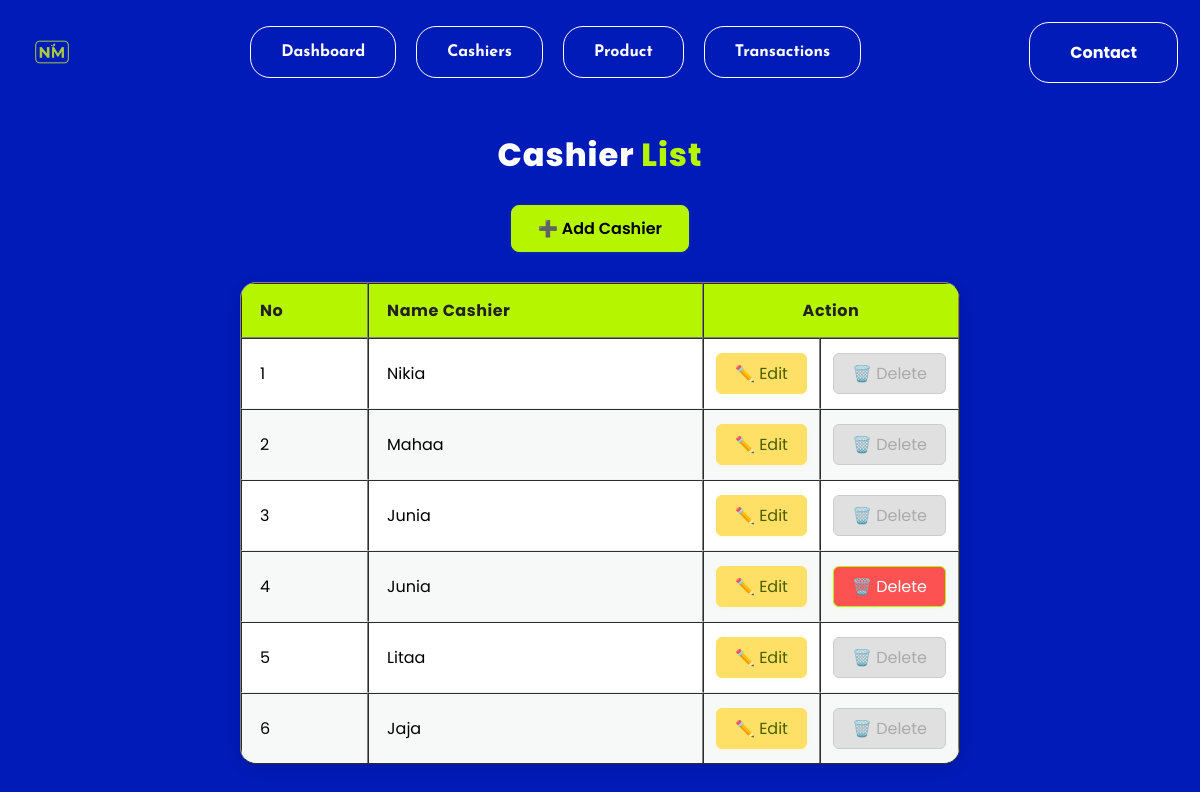
Screenshot of /page/cashiers/list.php with the database file from the repository.
### tables this page shows
CREATE TABLE `cashier` (
  `id` varchar(2) NOT NULL,
  `name` varchar(6) NOT NULL
);

### page/cashiers/list.php (the view, shortened to what this page needs)
<?php
include ROOTPATH . "/config/config.php";
include ROOTPATH . "/includes/header.php";
$result = mysqli_query($conn, "SELECT * FROM cashier");
?>
<link rel="stylesheet" href="/niki mart/asset/css/cashiers-list.css">
<center>
    <h2><span class="judul-cashier">Cashier</span> <span class="judul-list">List</span></h2>
    <a href="add.php">➕ Add Cashier</a><br>
    <table border="1" cellpadding="10" cellspacing="0">
        <thead>
            <tr>
                <th>No</th>
                <th>Name Cashier</th>
                <th colspan="2" class="action-col">Action</th>
            </tr>
        </thead>
        <tbody>
            <?php
            $no = 1;
            while ($row = mysqli_fetch_assoc($result)){ ?>
            <tr>
                <td><?= $no++?></td>
                <td><?= htmlspecialchars($row['name']) ?></td>
                <td class="action-col">
                    <a href="edit.php?id=<?= $row['id'] ?>">✏️ Edit</a>
                </td>
                <td class="action-col">
                    <?php
                    $id_cashier = $row['id'];
                    $cek = mysqli_query($conn, "SELECT id_cashier FROM transactions WHERE id_cashier = '$id_cashier'");
                    if(mysqli_num_rows($cek) > 0){
                    ?>
                    <input type="button" value="🗑️ Delete" disabled>
                    <?php
                    }else{
                    ?>
                    <form action="/niki mart/process/cashiers_process.php" method="post"
                        onsubmit="return confirm('Are you sure you want to delete?')">
                        <button type="submit">🗑️ Delete</button>
                    </form>
                    <?php
                    }
                    ?>
                </td>
            </tr>
            <?php }  ?>
        </tbody>
    </table>
</center>

### asset/css/header.css (style rules this page uses)
body { font-family: Arial, sans-serif; margin: 0; padding: 0; background-color: #ffff; }

### asset/css/cashiers-list.css (style rules this page uses)
h2 { font-size: xx-large; }
.judul-cashier { color: #ffffff; font-weight: 800; letter-spacing: 1px; }
.judul-list { color: #B6F500; font-weight: 800; letter-spacing: 1px; }
body { font-family: 'Poppins', 'Josefin Sans', Arial, sans-serif; background: #001BB7; margin: 0; padding: 0; }
table { border-collapse: separate; border-spacing: 0; width: 60%; margin: 20px 0; background: #fff; border-radius: 16px; box-shadow: 0 4px 16px 0 rgba(0,0,0,0.08); overflow: hidden; font-size: 1rem; }
th, td { padding: 14px 18px; text-align: left; font-size: 1rem; }
th.action-col, td.action-col { width: 1%; white-space: nowrap; text-align: center; padding-left: 10px; padding-right: 10px; }
th { background: #B6F500; color: #222; font-weight: 700; letter-spacing: 0.5px; }
td { border-bottom: 1px solid #eef2f4; }
tr:last-child td { border-bottom: none; }
tr:nth-child(even) { background-color: #f7f9f8; }
a, button, input[type="button"] { font-family: inherit; font-size: 1rem; border: none; border-radius: 6px; padding: 7px 18px; cursor: pointer; transition: background 0.2s, color 0.2s, box-shadow 0.2s; margin: 0 2px; text-decoration: none; display: inline-block; }
a[href*="edit"] { background: #ffe066; color: #4b5e00; border: 1px solid #ffe066; box-shadow: 0 1px 4px 0 rgba(255,224,102,0.15); }
a[href*="add"] { background: #B6F500; color: black; border: 1px solid #B6F500; border-radius: 8px; font-weight: 600; box-shadow: 0 1px 4px 0 rgba(74,222,128,0.12); padding: 10px 26px; margin-bottom: 10px; transition: background 0.2s, color 0.2s; display: inline-block; }
button[type="submit"] { background: #ff2424c6; color: #ffffff; border: 1px solid #B6F500; box-shadow: 0 1px 4px 0 rgba(182,245,0,0.08); }
input[type="button"][disabled], button[disabled] { background: #e0e0e0; color: #aaa; cursor: not-allowed; border: 1px solid #ccc; }

### rows the page displays
cashier: name "Nikia"
cashier: name "Mahaa"
cashier: name "Junia"
cashier: name "Junia"
cashier: name "Litaa"
cashier: name "Jaja"
